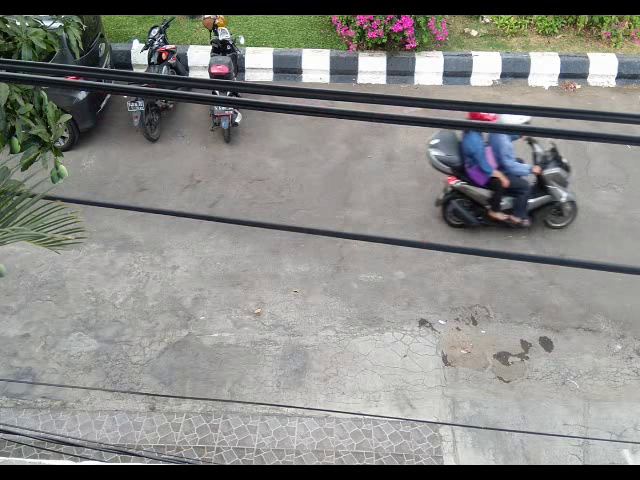
//> input picture frame 111 of Video.avi, 640 x 480 px
$ ./Code   (built with g++ and OpenCV 4)
//> lines starting //> are read from the running program, lines starting //| are printed output that depends on the picture
#include <opencv2\core\core.hpp>
#include <opencv2\highgui\highgui.hpp>
#include <opencv2\imgproc\imgproc.hpp>
#include <iostream>

using namespace cv;
using namespace std;

Mat frame; Mat gray; Mat It0; Mat It1; Mat hasil;
Mat element = getStructuringElement(MORPH_RECT, Size(33, 33), Point(-1, -1));
Mat element2 = getStructuringElement(MORPH_RECT, Size(3, 3), Point(-1, -1));

void main()
{
	VideoCapture cap("Video.avi");

	int cnt = 0;
	int motor= 0;
	int orang = 0;

	for (;;)
	{
		cap >> frame;
//> frame is the input picture: 480 rows x 640 cols, CV_8UC3; mean B, G, R 132.9, 136.3, 136.1
		//blur(frame, frame, Size(3, 3), Point(-1, -1));
		if (frame.empty())
			break;

		cvtColor(frame, gray, COLOR_BGR2GRAY);
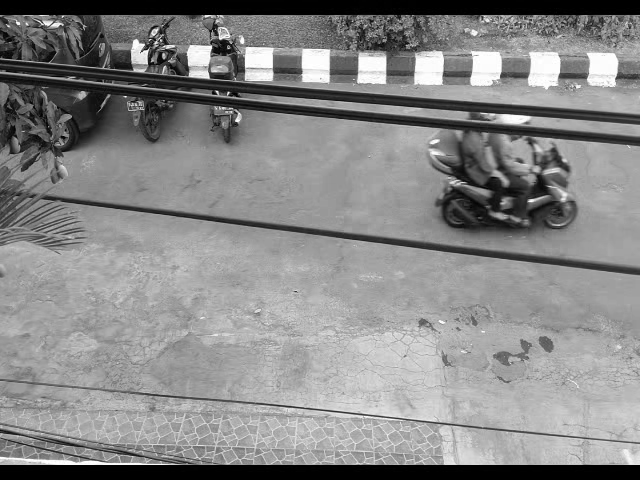
//> gray: 480 rows x 640 cols, CV_8UC1; min 0, max 255, mean 135.8
		//langkah 1
		It0 = gray.clone();
		if (cnt == 0)
		{
			It1 = It0.clone();
			cnt = 1;
			hasil = It0.clone();
		}
		//langkah 2
		absdiff(It0, It1, hasil);
//> hasil: 480 rows x 640 cols, CV_8UC1; every value is 0
		//langkah 3
		It1 = It0.clone();
		//======================================================

		vector<vector<Point> > contours;
		vector<Vec4i>hierarchy;

		threshold(hasil, hasil, 45, 255, THRESH_BINARY);
		erode(hasil, hasil, element2);
//> element2 = [[1, 1, 1], [1, 1, 1], [1, 1, 1]]
		dilate(hasil, hasil, element);
//> element: 33 rows x 33 cols, CV_8UC1; every value is 1
		findContours(hasil, contours, hierarchy, RETR_TREE, CHAIN_APPROX_SIMPLE, Point(0, 0));
//> contours = 0 contours
		/*===================INFO=========================
		RETR_TREE --> retrieve all contour
		CHAIN_APPROX_SIMPLE --> compress horizontal,vertical, diagonal segments and leaves only their end points
		================================================*/

		vector<vector<Point> > contours_poly(contours.size());
//> contours_poly = 0 contours
		vector<Point2f>center(contours.size());
		vector<float>radius(contours.size());

		Mat drawing = Mat::zeros(hasil.size(), CV_8UC3);
		line(drawing, Point(drawing.cols / 2, 0), Point(drawing.cols / 2, drawing.cols), Scalar(0, 255, 0), 3);
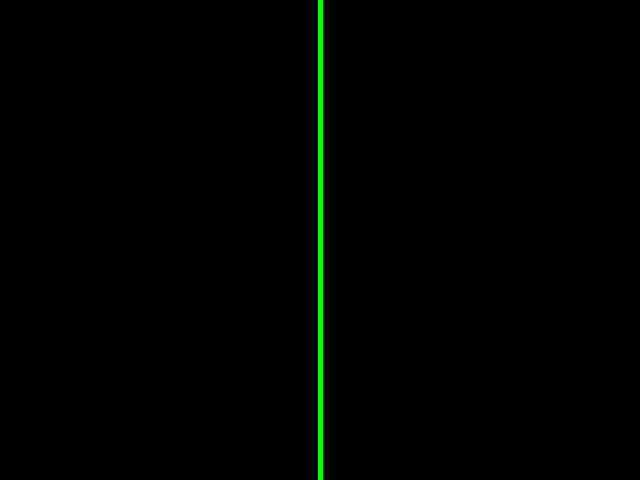
//> drawing: 480 rows x 640 cols, CV_8UC3; mean B, G, R 0, 2, 0

		for (size_t i = 0; i < contours.size(); i++)
		{
			approxPolyDP(Mat(contours[i]), contours_poly[i], 3, true);
			//=========INFO==============================
			//approxPolyDP --> Approximates a polygonal curve(s) with the specified precision
			//===========================================
			minEnclosingCircle(contours_poly[i], center[i], radius[i]);

			int x = (int)center[i].x;
			int y = (int)center[i].y;

			drawContours(drawing, contours_poly, (int)i, Scalar(255, 0, 0), 2, 8, hierarchy, 0, Point());
			circle(drawing, center[i], 4, Scalar(255, 0, 0), -1, 8, 0);

			int area = contourArea(contours[i]);
			//printf("%d \t %d,%d \t", area, x, y);

			if (area > 23000 && area < 25000)	//hitung motor
			{
				putText(drawing, String("Motor"), Point(x, y - 100), FONT_HERSHEY_SIMPLEX, 1, Scalar(0, 0, 255), 2, 8);
				if(x > 313 && x <327)
					motor++;
			}
			else if (area > 8000 && area < 15000) //hitung orang
			{
				putText(drawing, String("Orang"), Point(x, y - 100), FONT_HERSHEY_SIMPLEX, 1, Scalar(0, 0, 255), 2, 8);
				if(x>316 && x<321)
					orang++;
			}
			printf("Jumlah motor = %d, Jumlah orang = %d\n", motor, orang);
		}
//> this loop made 0 passes
//> after the loop, motor = 0; orang = 0

		imshow("Original", frame);
		imshow("Hasil Filter",hasil);
		//imshow("Result", drawing);
		if (waitKey(1) >= 0)break;
//> the Esc key is pressed
	}
}

$ run again, starting later in the video
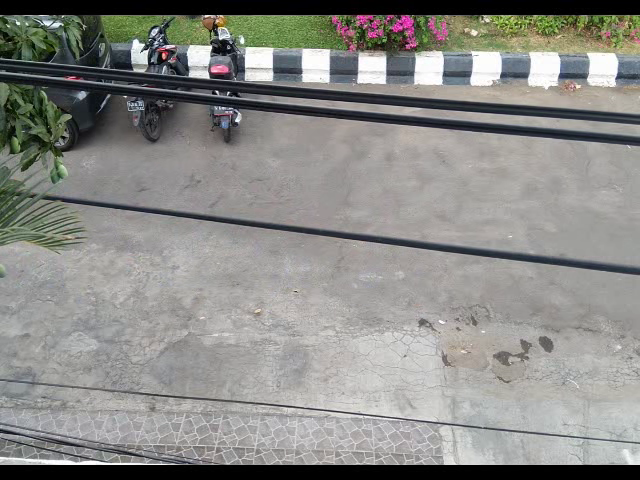
//> input picture frame 500 of Video.avi, 640 x 480 px
//> frame is the input picture: 480 rows x 640 cols, CV_8UC3; mean B, G, R 134.7, 138.5, 138.4
//> `cvtColor(frame, gray, COLOR_BGR2GRAY);`:
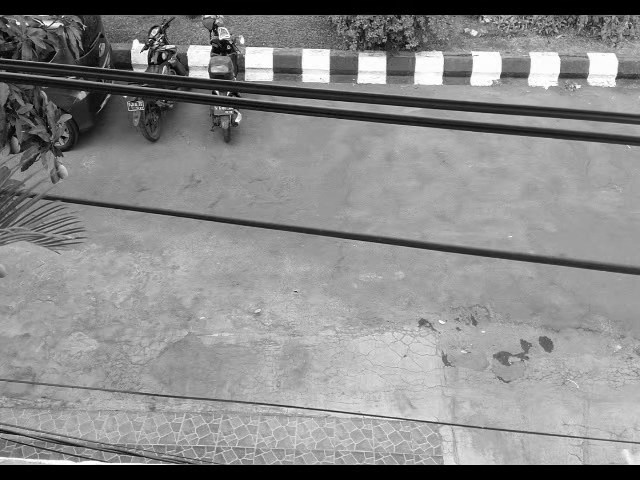
//> gray: 480 rows x 640 cols, CV_8UC1; min 0, max 255, mean 138
//> hasil: 480 rows x 640 cols, CV_8UC1; every value is 0
//> element2 = [[1, 1, 1], [1, 1, 1], [1, 1, 1]]
//> element: 33 rows x 33 cols, CV_8UC1; every value is 1
//> contours = 0 contours
//> after the loop `for (size_t i = 0; i < contours.size(); i++)`: motor = 0

$ run again, starting later in the video
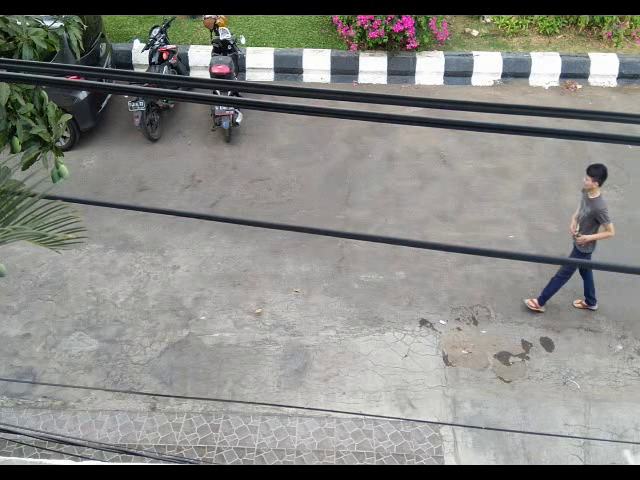
//> input picture frame 890 of Video.avi, 640 x 480 px
//> frame is the input picture: 480 rows x 640 cols, CV_8UC3; mean B, G, R 132.3, 136.6, 136.3
//> `cvtColor(frame, gray, COLOR_BGR2GRAY);`:
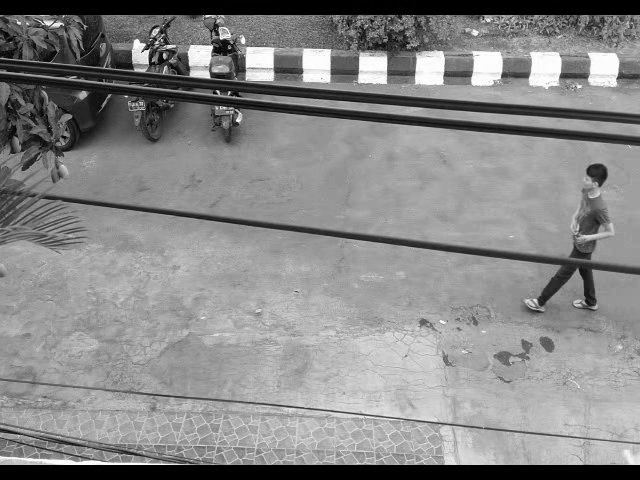
//> gray: 480 rows x 640 cols, CV_8UC1; min 0, max 255, mean 136
//> hasil: 480 rows x 640 cols, CV_8UC1; every value is 0
//> element2 = [[1, 1, 1], [1, 1, 1], [1, 1, 1]]
//> element: 33 rows x 33 cols, CV_8UC1; every value is 1
//> contours = 0 contours
//> after the loop `for (size_t i = 0; i < contours.size(); i++)`: motor = 0
